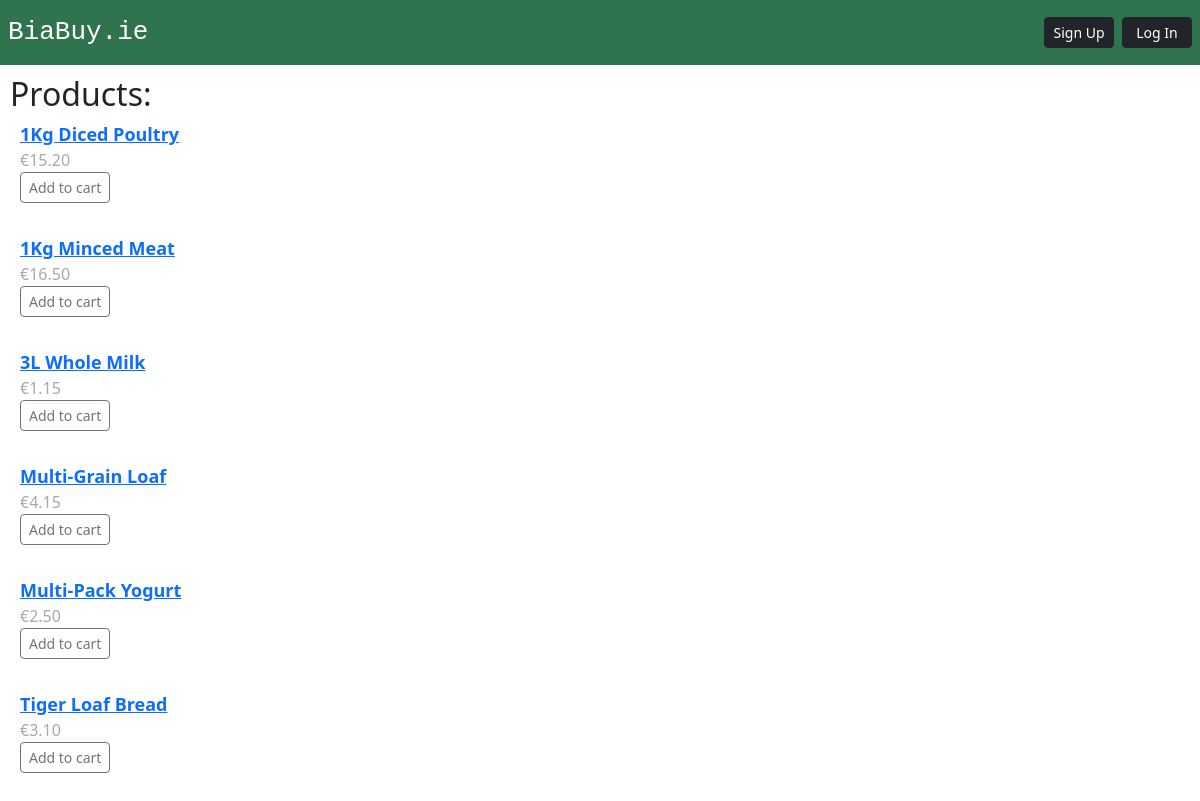
Page /catalog/ on the committed database.
### catalog/models.py (models this page shows, shortened)
class Item(models.Model):
    category = models.ForeignKey(Category, on_delete=models.CASCADE)
    item_name = models.CharField(max_length=200)
    item_desc = models.TextField("description")
    item_price = models.DecimalField(max_digits=10, decimal_places=2)

### catalog/views.py (the view)
# urls.py: path("", views.catalog_page_sorted, name="catalog_page_sorted"),
def catalog_page_sorted(request):
    sorted_catalog = Item.objects.order_by("item_name")
    context = {"sorted_catalog": sorted_catalog}
    return render(request, "catalog/index.html", context)

### catalog/templates/catalog/index.html (shortened to what this page needs)
{% extends "base.html" %}
{% block content %}
{% if sorted_catalog %}
<h2>Products:</h2>
<dl style="margin-left:10px">
{% for item in sorted_catalog %}
    <dt style="font-size:large"><a href="/catalog/{{ item.item_name }}/">{{ item.item_name }}</a></dt>
        <dd style="margin: 0;">
            <p style="color:darkgrey; margin-bottom: 0;"> €{{item.item_price}}</p>
        </dd>
        <dd>
            {% if user.is_authenticated %}
            <form action="/cart/add/{{ item.id }}/" method="POST">
                {%csrf_token%}
                <button
                type="submit"
                class="btn btn-outline-success btn-sm">
                Add to cart
                </button>
                {% else %}
                <a
                class="btn btn-outline-secondary btn-sm"
                href="/accounts/login">
                Add to cart
                </a>
                {%endif%}
        </dd>
    <br>
{% endfor %}
</dl>
{% else %}
    <p>No items are available.</p>
{% endif %}
{% endblock %}

### rows in the picture
Item: item_name "1Kg Diced Poultry", item_price "15.20"
Item: item_name "1Kg Minced Meat", item_price "16.50"
Item: item_name "3L Whole Milk", item_price "1.15"
Item: item_name "Multi-Grain Loaf", item_price "4.15"
Item: item_name "Multi-Pack Yogurt", item_price "2.50"
Item: item_name "Tiger Loaf Bread", item_price "3.10"
